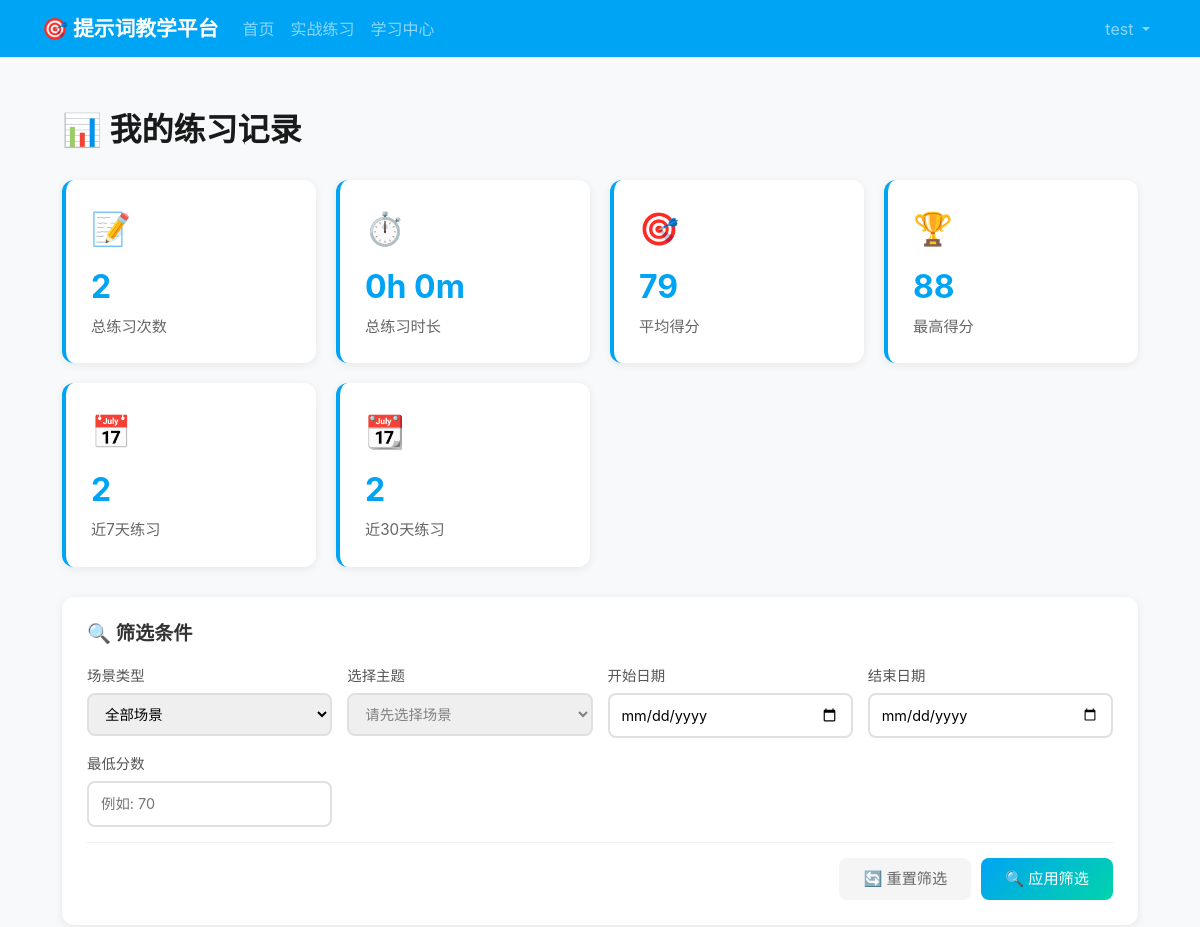
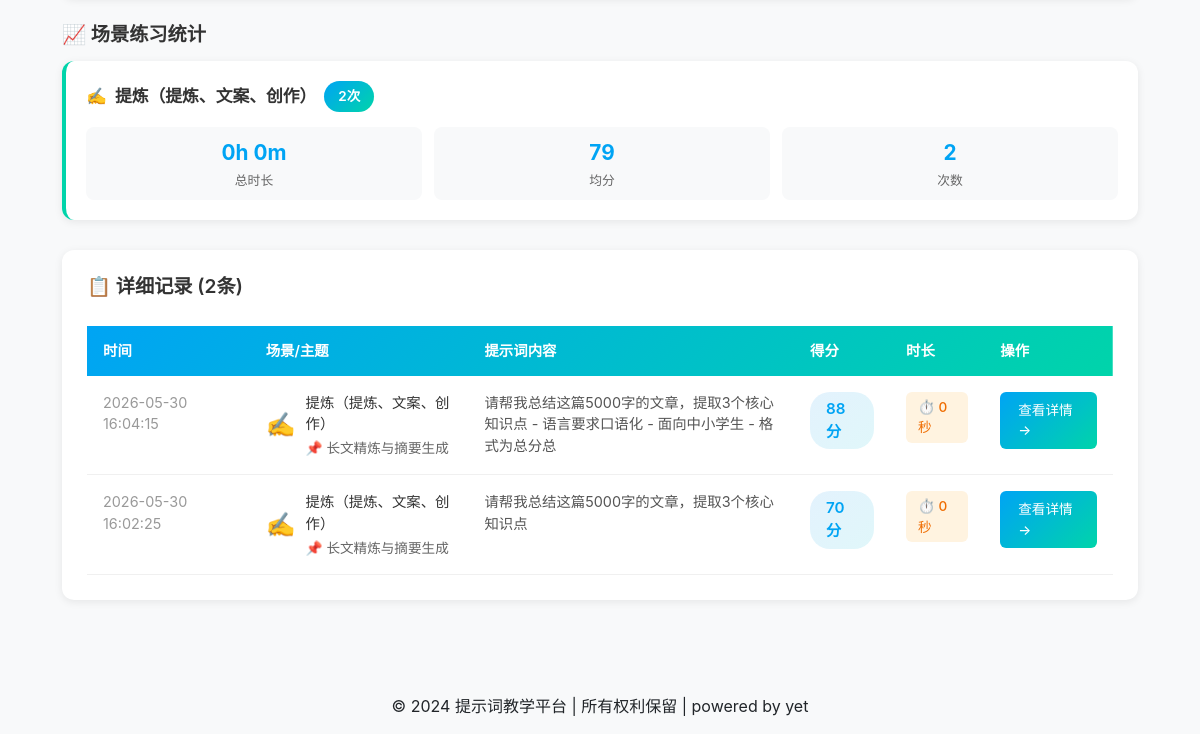
Before: /practice/history/ (signed in) with the older database file (2 pictures, top to bottom).
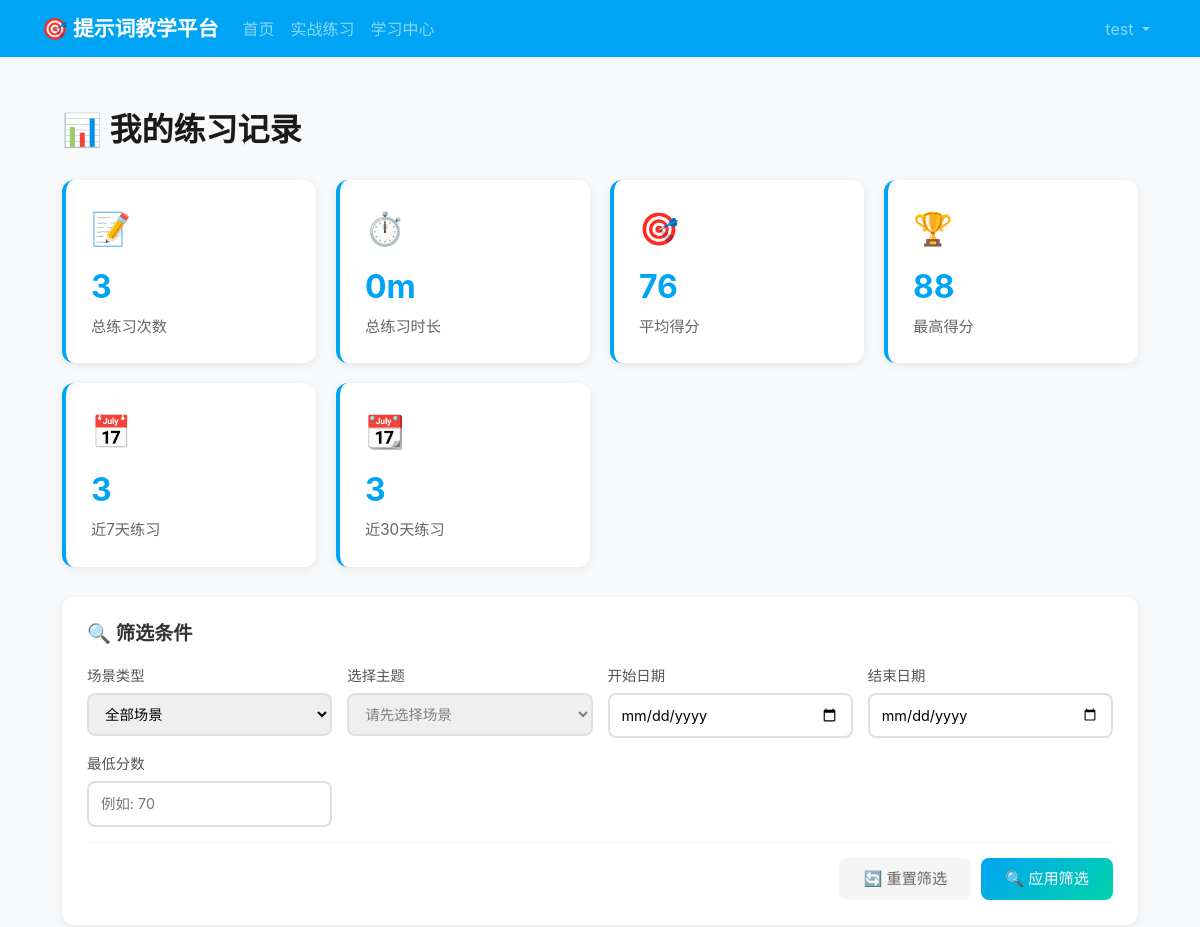
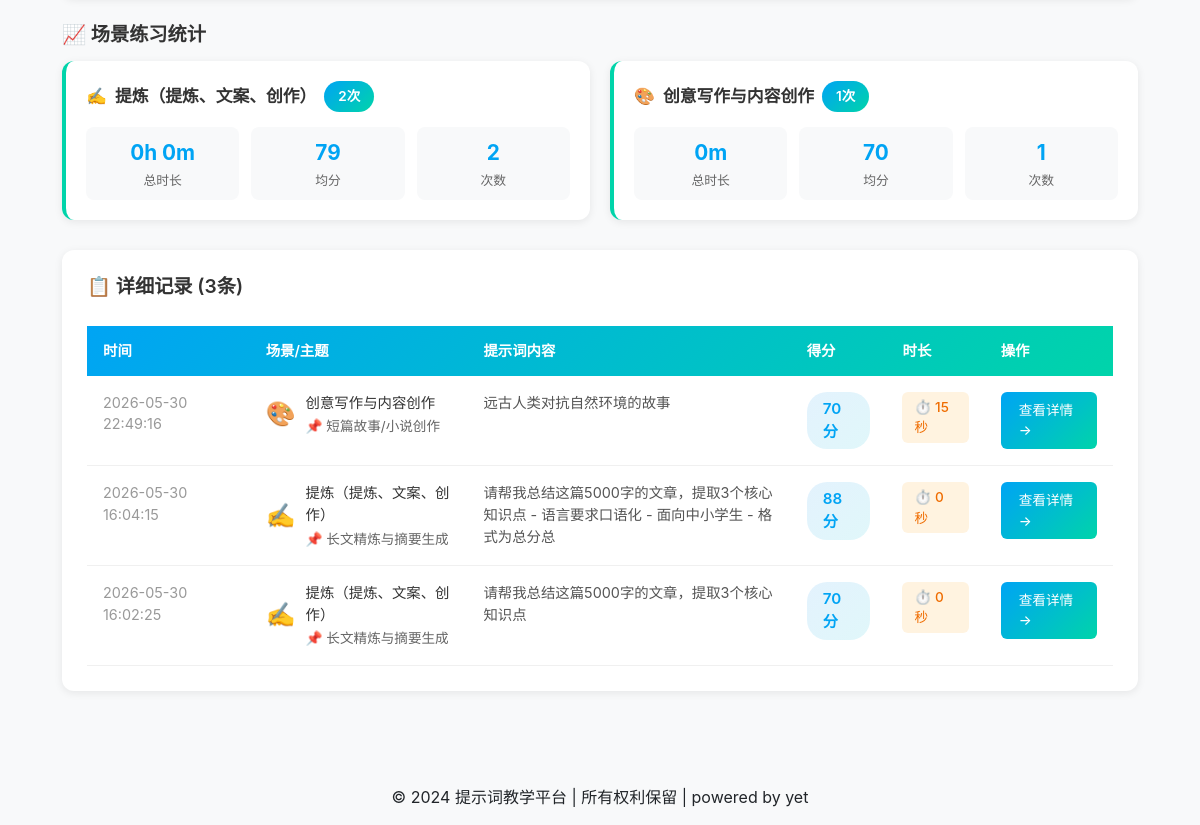
After: the same page with the newer database file (2 pictures, top to bottom).
### practice/models.py (models this page shows, shortened)
class PracticeScenario(models.Model):
    SCENARIO_CHOICES = [
        ('coding_quality', '编程与代码质量'),
        ('writing_creation', '提炼（提炼、文案、创作）'),
        ('data_analysis', '数据分析与数据可视化'),
        ('data_diagnosis', '数据分析与问题诊断'),
        ('education_growth', '教育与个人成长'),
        ('ai_training', 'AI训练与多模态'),
        ('product_strategy', '产品经理与战略'),
        ('marketing_service', '营销与客户服务'),
        ('spreadsheet_db', '电子表格和数据库'),
        ('legal_policy', '法律与政策制定'),
        ('business_decision', '商业战略与决策'),
        ('creative_writing', '创意写作与内容创作'),
    ]
    scenario_id = models.CharField(max_length=50, unique=True, verbose_name='场景ID')
    title = models.CharField(max_length=100, verbose_name='场景标题')
    description = models.TextField(verbose_name='场景描述')
    icon = models.CharField(max_length=50, default='🎯', verbose_name='图标')
    difficulty = models.CharField(max_length=20, choices=[('beginner', '初级'), ('intermediate', '中级'), ('advanced', '高级')], default='intermediate', verbose_name='难度')
    order = models.IntegerField(default=0, verbose_name='排序')
    is_active = models.BooleanField(default=True, verbose_name='是否启用')
    class Meta:
        ordering = ['order']
        verbose_name = '练习场景'
        verbose_name_plural = '练习场景'

class PracticeRecord(models.Model):
    user = models.ForeignKey(User, on_delete=models.CASCADE, related_name='practice_records')
    scenario = models.ForeignKey(PracticeScenario, on_delete=models.CASCADE, null=True, blank=True, verbose_name='练习场景')
    topic = models.ForeignKey(PracticeTopic, on_delete=models.SET_NULL, null=True, blank=True, verbose_name='选择的主题')
    user_prompt = models.TextField(verbose_name='用户提示词')
    system_prompt = models.TextField(verbose_name='系统提示词(场景)', default='')
    llm_response = models.TextField(verbose_name='大模型原始回复', blank=True)
    scores = models.JSONField(verbose_name='评分数据', default=dict)
    suggestions = models.TextField(verbose_name='修改建议', blank=True)
    overall_score = models.IntegerField(verbose_name='综合得分', default=0)
    duration_seconds = models.IntegerField(default=0, verbose_name='练习时长(秒)')
    created_at = models.DateTimeField(auto_now_add=True, verbose_name='创建时间')
    updated_at = models.DateTimeField(auto_now=True, verbose_name='更新时间')
    class Meta:
        ordering = ['-created_at']
        verbose_name = '练习记录'
        verbose_name_plural = '练习记录'
    @property
    def formatted_duration(self):
        if self.duration_seconds < 60:
            return f"{self.duration_seconds}秒"
        elif self.duration_seconds < 3600:
            minutes = self.duration_seconds // 60
            seconds = self.duration_seconds % 60
            return f"{minutes}分{seconds}秒" if seconds else f"{minutes}分钟"
        else:
            hours = self.duration_seconds // 3600
            minutes = (self.duration_seconds % 3600) // 60
            return f"{hours}小时{minutes}分钟" if minutes else f"{hours}小时"
    def get_topic_display(self):
        if self.topic:
            return self.topic.title
        return "未选择主题"

class PracticeTopic(models.Model):
    scenario = models.ForeignKey(PracticeScenario, on_delete=models.CASCADE, related_name='topics', verbose_name='所属场景')
    topic_number = models.IntegerField(verbose_name='主题编号')  # 1 或 2
    title = models.CharField(max_length=200, verbose_name='主题标题')
    description = models.TextField(verbose_name='主题描述')
    example_prompt = models.TextField(blank=True, verbose_name='示例提示词')
    evaluation_criteria = models.JSONField(default=dict, verbose_name='评估标准')
    class Meta:
        ordering = ['topic_number']
        unique_together = ['scenario', 'topic_number']
        verbose_name = '练习主题'
        verbose_name_plural = '练习主题'

### practice/views.py (the view)
# urls.py: path('history/', views.practice_history, name='history'),
@login_required
def practice_history(request):
    user = request.user
    base_queryset = PracticeRecord.objects.filter(user=user)
    filter_scenario = request.GET.get('scenario')
    filter_topic = request.GET.get('topic')
    filter_date_from = request.GET.get('date_from')
    filter_date_to = request.GET.get('date_to')
    filter_score_min = request.GET.get('score_min')
    if filter_scenario and filter_scenario != '':
        base_queryset = base_queryset.filter(scenario__scenario_id=filter_scenario)
    if filter_topic and filter_topic != '':
        base_queryset = base_queryset.filter(topic__id=filter_topic)
    if filter_date_from:
        try:
            from_date = timezone.datetime.strptime(filter_date_from, '%Y-%m-%d')
            base_queryset = base_queryset.filter(created_at__date__gte=from_date.date())
        except ValueError:
            pass
    if filter_date_to:
        try:
            to_date = timezone.datetime.strptime(filter_date_to, '%Y-%m-%d')
            base_queryset = base_queryset.filter(created_at__date__lte=to_date.date())
        except ValueError:
            pass
    if filter_score_min:
        try:
            score_min = int(filter_score_min)
            base_queryset = base_queryset.filter(overall_score__gte=score_min)
        except ValueError:
            pass
    records = base_queryset.select_related('scenario', 'topic').order_by('-created_at')[:50]
    scenarios = PracticeScenario.objects.filter(is_active=True).annotate(
        practice_count=Count('practicerecord', filter=Q(practicerecord__user=user))
    )
    stats = base_queryset.aggregate(
        total_count=Count('id'),
        total_duration=Sum('duration_seconds'),
        avg_score=Avg('overall_score'),
        max_score=Max('overall_score')
    )
    def format_duration(total_seconds):
        if not total_seconds:
            return "0h 0m"
        total_seconds = int(total_seconds)
        hours = total_seconds // 3600
        minutes = (total_seconds % 3600) // 60
        if hours > 0 and minutes > 0:
            return f"{hours}h {minutes}m"
        elif hours > 0:
            return f"{hours}h"
        else:
            return f"{minutes}m"
    stats['formatted_total_duration'] = format_duration(stats.get('total_duration'))
    scenario_stats = base_queryset.values(
        'scenario__scenario_id',
        'scenario__title',
        'scenario__icon'
    ).annotate(
        count=Count('id'),
        total_duration=Sum('duration_seconds'),
        avg_score=Avg('overall_score')
    ).order_by('-count')[:12]
    scenario_stats_list = list(scenario_stats)
    for stat in scenario_stats_list:
        stat['formatted_duration'] = format_duration(stat.get('total_duration'))
    recent_7_days = base_queryset.filter(
        created_at__gte=timezone.now() - timezone.timedelta(days=7)
    ).count()
    recent_30_days = base_queryset.filter(
        created_at__gte=timezone.now() - timezone.timedelta(days=30)
    ).count()
    context = {
        'records': records,
        'scenarios': scenarios,
        'stats': stats,
        'scenario_stats': scenario_stats_list,
        'recent_7_days': recent_7_days,
        'recent_30_days': recent_30_days,
        'filter_scenario': filter_scenario or '',
        'filter_topic': filter_topic or '',
        'filter_date_from': filter_date_from or '',
        'filter_date_to': filter_date_to or '',
        'filter_score_min': filter_score_min or '',
    }
    return render(request, 'practice_history.html', context)

### core/templates/practice_history.html (shortened to what the changed rows need)
{% extends 'base.html' %}
{% block content %}
<div class="history-container">
    <div class="page-header">
        <h1 class="page-title">
            📊 我的练习记录
        </h1>
    </div>
    <div class="stats-overview">
        <div class="stat-card">
            <div class="stat-icon">📝</div>
            <div class="stat-value">{{ stats.total_count|default:0 }}</div>
            <div class="stat-label">总练习次数</div>
        </div>
        <div class="stat-card">
            <div class="stat-icon">⏱️</div>
            <div class="stat-value">
                {{ stats.formatted_total_duration|default:"0h 0m" }}
            </div>
            <div class="stat-label">总练习时长</div>
        </div>
        <div class="stat-card">
            <div class="stat-icon">🎯</div>
            <div class="stat-value">{{ stats.avg_score|floatformat:0|default:"-" }}</div>
            <div class="stat-label">平均得分</div>
        </div>
        <div class="stat-card">
            <div class="stat-icon">📅</div>
            <div class="stat-value">{{ recent_7_days }}</div>
            <div class="stat-label">近7天练习</div>
        </div>
        <div class="stat-card">
            <div class="stat-icon">📆</div>
            <div class="stat-value">{{ recent_30_days }}</div>
            <div class="stat-label">近30天练习</div>
        </div>
    </div>
    {% if scenario_stats %}
    <div style="margin-bottom: 25px;">
        <div class="scenario-stats-grid">
            {% for stat in scenario_stats %}
            <div class="scenario-stat-card">
                <div class="scenario-header">
                    <span class="scenario-title">
                        <span>{{ stat.scenario__icon }}</span>
                        <span>{{ stat.scenario__title }}
                    </span>
                    <span class="scenario-count-badge">{{ stat.count }}次</span>
                </div>
                <div class="scenario-metrics">
                    <div class="metric-item">
                        <div class="metric-value">{{ stat.formatted_duration|default:"0m" }}</div>
                        <div class="metric-label">总时长</div>
                    </div>
                    <div class="metric-item">
                        <div class="metric-value">{{ stat.avg_score|floatformat:0 }}</div>
                        <div class="metric-label">均分</div>
                    </div>
                    <div class="metric-item">
                        <div class="metric-value">{{ stat.count }}</div>
                        <div class="metric-label">次数</div>
                    </div>
                </div>
            </div>
            {% endfor %}
        </div>
    </div>
    {% endif %}
    <div class="records-table-container">
        <div class="table-header">
            <h3 class="table-title">
                📋 详细记录 ({{ records|length }}条)
            </h3>
        </div>
        {% if records %}
        <table class="records-table">
            <thead>
                <tr>
                    <th>时间</th>
                    <th>场景/主题</th>
                    <th>提示词内容</th>
                    <th>得分</th>
                    <th>时长</th>
                    <th>操作</th>
                </tr>
            </thead>
            <tbody>
                {% for record in records %}
                <tr>
                    <td>
                        <div class="time-text">{{ record.created_at|date:"Y-m-d H:i:s" }}</div>
                    </td>
                    <td>
                        <div class="scenario-info">
                            <span class="scenario-icon-text">{{ record.scenario.icon|default:"📝" }}</span>
                            <div>
                                <div class="scenario-name">{{ record.scenario.title|default:"未知场景" }}</div>
                                {% if record.topic %}
                                <div class="topic-name">📌 {{ record.get_topic_display }}</div>
                                {% endif %}
                            </div>
                        </div>
                    </td>
                    <td>
                        <div class="prompt-preview">{{ record.user_prompt|truncatechars:100 }}</div>
                    </td>
                    <td>
                        <span class="score-badge">{{ record.overall_score }}分</span>
                    </td>
                    <td>
                        <span class="duration-badge">
                            ⏱️ {{ record.formatted_duration }}
                        </span>
                    </td>
                    <td>
                        <a href="{% url 'practice:detail' record.id %}" class="action-btn">
                            查看详情 →
                        </a>
                    </td>
                </tr>
                {% endfor %}
            </tbody>
        </table>
        {% endif %}
    </div>
</div>
{% endblock %}

Changed rows visible on the page:
now on this page (row unchanged): PracticeScenario: scenario__icon "🎨", scenario__title "创意写作与内容创作", count "1", formatted_duration "0m", avg_score "70"
added PracticeRecord: created_at "2026-05-30 22:49:16", scenario.icon "🎨", scenario "创意写作与内容创作", topic "短篇故事/小说创作", user_prompt "远古人类对抗自然环境的故事", overall_score "70", formatted_duration "15秒"
Other visible differences:
{{ stats.total_count|default:0 }}: "2" → "3"
{{ stats.formatted_total_duration|default:"0h 0m" }}: "0h 0m" → "0m"
{{ stats.avg_score|floatformat:0|default:"-" }}: "79" → "76"
{{ recent_7_days }}: "2" → "3"
{{ recent_30_days }}: "2" → "3"
{{ records|length }}: "2" → "3"
